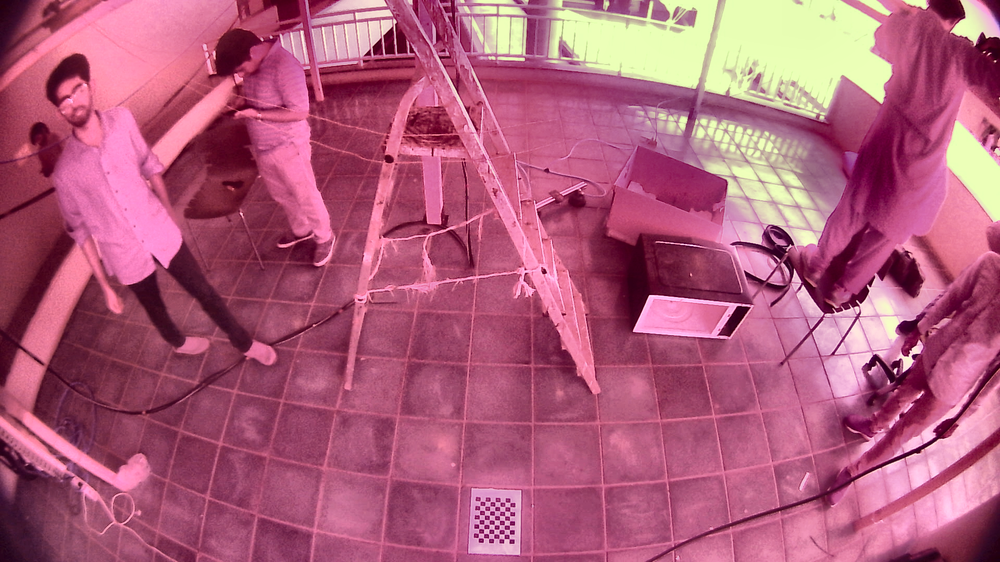
#> input picture gantry-pose-inference/calib-image.png, 1000 x 562 px, shrunk from 1920 x 1080 before the run
$ python camera-extrinsic-calib.py
#> lines starting #> are read from the running program, lines starting #| are printed output that depends on the picture
#!/usr/bin/env python3

"""
Camera Extrinsics Calibration Script

Purpose:
  Calibrate camera position and orientation relative to gantry frame
  using a checkerboard at a known location (origin).

Workflow:
  1. Load camera intrinsics (mtx, dist from .npz)
  2. Load image of checkerboard
  3. Detect checkerboard corners
  4. Run solvePnP to get camera pose relative to checkerboard
  5. Build and validate T_camera_to_gantry transformation matrix
  6. Save transformation matrix for runtime use

Ground Truth (for validation):
  - Camera position in gantry frame: (-0.020m, -0.285m, 1.855m)
  - Camera rotation: 45° tilt along X-axis
  - Checkerboard at origin: (0, 0, 0)
"""

import cv2
import numpy as np
import argparse
import sys
import os
from pathlib import Path


# ============================================================
# Checkerboard Detection
# ============================================================

def detect_checkerboard(image, checkerboard_size=(3, 5)):
    """
    Detect checkerboard corners in image.

    Args:
        image: Input image (BGR)
        checkerboard_size: (cols, rows) of inner corners = (3, 5) for 4×6 board

    Returns:
        corners: Detected corners (15,) numpy array or None
        gray: Grayscale image
    """
    gray = cv2.cvtColor(image, cv2.COLOR_BGR2GRAY)

    # Find checkerboard corners
    success, corners = cv2.findChessboardCorners(gray, checkerboard_size, None)

    if not success:
        return None, gray

    # Refine corners to sub-pixel accuracy
    criteria = (cv2.TERM_CRITERIA_EPS + cv2.TERM_CRITERIA_MAX_ITER, 30, 0.001)
    corners_refined = cv2.cornerSubPix(gray, corners, (11, 11), (-1, -1), criteria)

    return corners_refined, gray


# [272 lines left out: functions visualize_detection, build_checkerboard_object_points, calibrate_camera_extrinsics, build_transformation_matrix, invert_transformation, rotation_matrix_to_euler_degrees and 2 more, not called in this run]


# ============================================================
# Main Calibration Pipeline
# ============================================================

def run_calibration(
    image_path,
    calib_file,
    checkerboard_size=(3, 5),
    square_size_mm=40.0,
    ground_truth_camera_pos=None,
    output_dir=".",
):
    """
    Run complete calibration pipeline.

    Args:
        image_path: Path to checkerboard image
        calib_file: Path to camera calibration .npz file
        checkerboard_size: (cols, rows) of checkerboard inner corners = (3, 5) for 4×6 board
        square_size_mm: Size of each square in mm (default: 40.0)
        ground_truth_camera_pos: Tuple (x, y, z) for validation
        output_dir: Directory to save results
    """
#> called with image_path = 'calib-image.png', calib_file = 'camera_params_fisheye_aruko.npz', checkerboard_size = (3, 5), square_size_mm = 20, ground_truth_camera_pos = (-0.02, -0.285, 1.85), output_dir = '.'

    print("[INFO] Loading camera intrinsics...")
    if not os.path.exists(calib_file):
        print(f"[ERROR] Calibration file not found: {calib_file}")
        return False

    data = np.load(calib_file)
#> (reads gantry-pose-inference/camera_params_fisheye_aruko.npz from the repository)
    camera_matrix = data["mtx"]
    dist_coeffs = data["dist"]
    print(f"[INFO] Camera matrix shape: {camera_matrix.shape}")
    print(f"[INFO] Distortion coefficients shape: {dist_coeffs.shape}")

    print("\n[INFO] Loading image...")
    if not os.path.exists(image_path):
        print(f"[ERROR] Image not found: {image_path}")
        return False

    image = cv2.imread(image_path)
#> image is the input picture: shape (562, 1000, 3); mean B, G, R 121.6, 92.6, 176
    if image is None:
        print(f"[ERROR] Failed to load image: {image_path}")
        return False

    print(f"[INFO] Image size: {image.shape}")
#| [INFO] Image size: (562, 1000, 3)

    # DISPLAY RAW IMAGE FIRST
    print("\n[INFO] Displaying raw loaded image...")
    cv2.imshow("Raw Image - Press any key to continue", image)
    print("[INFO] Press any key to continue...")
    cv2.waitKey(0)
    cv2.destroyAllWindows()

    print("\n[INFO] Detecting checkerboard...")
    corners, gray = detect_checkerboard(image, checkerboard_size)
#> in detect_checkerboard, `gray = cv2.cvtColor(image, cv2.COLOR_BGR2GRAY)`:
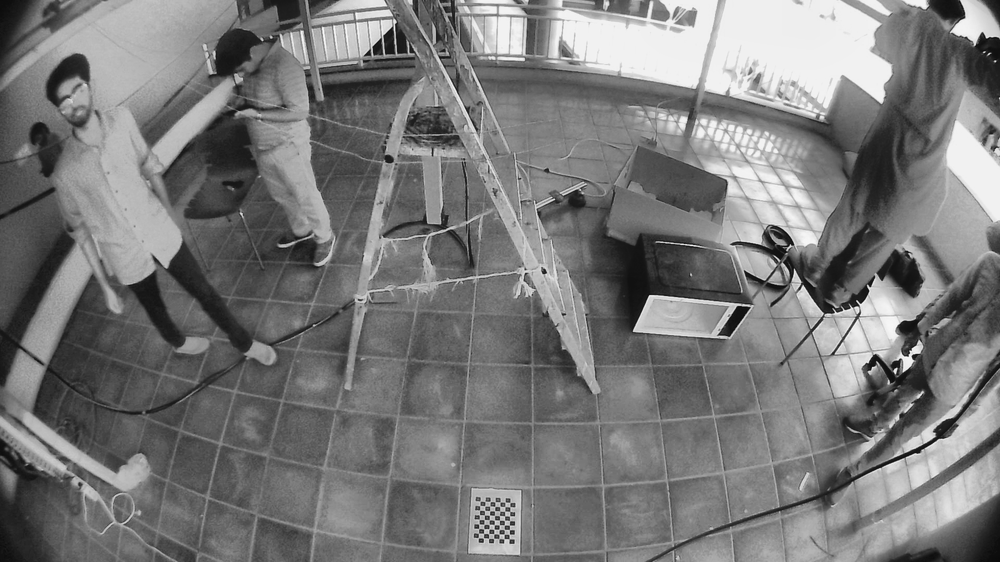
#> gray: shape (562, 1000); min 10, max 252, mean 120.8
#> in detect_checkerboard, `success, corners = cv2.findChessboardCorners(gray, checkerboard_size, ..`: success = False; corners = None

    if corners is None:
        print("[ERROR] Could not detect checkerboard. Check image quality.")
        return False

    print(f"[INFO] Detected {len(corners)} corners ✓")

    # VISUALIZE DETECTED CORNERS
    print("\n[INFO] Displaying detected checkerboard corners...")
    vis_corners = visualize_detection(image, corners, "Detected Checkerboard Corners")
    cv2.imshow("Detected Corners - Press any key to continue", vis_corners)
    print("[INFO] Press any key in the image window to continue...")
    cv2.waitKey(0)
    cv2.destroyAllWindows()

    print("\n[INFO] Building 3D object points...")
    object_points = build_checkerboard_object_points(square_size_mm)
    print(f"[INFO] Object points shape: {object_points.shape}")
    print(f"[INFO] Object points range:")
    print(f"       X: [{object_points[:, 0].min():.4f}, {object_points[:, 0].max():.4f}] m")
    print(f"       Y: [{object_points[:, 1].min():.4f}, {object_points[:, 1].max():.4f}] m")
    print(f"       Z: {object_points[0, 2]:.4f} m")

    print("\n[INFO] Running solvePnP...")
    rvec, tvec, success = calibrate_camera_extrinsics(
        corners, object_points, camera_matrix, dist_coeffs
    )

    if not success:
        print("[ERROR] solvePnP failed")
        return False

    print("[INFO] solvePnP successful ✓")

    print("\n[INFO] Validating calibration...")
    validation = validate_calibration(
        corners, object_points, rvec, tvec, camera_matrix, dist_coeffs
    )

    print_calibration_report(validation, ground_truth_camera_pos)

    print("\n[INFO] Building transformation matrix...")
    T_camera_to_gantry = build_transformation_matrix(rvec, tvec)
    print("[INFO] T_camera_to_gantry (camera → gantry frame):")
    print(T_camera_to_gantry)

    # Also compute the inverse (gantry → camera), useful for some operations
    T_gantry_to_camera = invert_transformation(T_camera_to_gantry)
    print("\n[INFO] T_gantry_to_camera (gantry → camera frame):")
    print(T_gantry_to_camera)

    print("\n[INFO] Saving results...")
    output_path = os.path.join(output_dir, "camera_extrinsics.npz")
    np.savez(
        output_path,
        T_camera_to_gantry=T_camera_to_gantry,
        T_gantry_to_camera=T_gantry_to_camera,
        rvec=rvec,
        tvec=tvec,
        camera_matrix=camera_matrix,
        dist_coeffs=dist_coeffs,
    )
    print(f"[SAVED] {output_path}")

    print("\n[INFO] Creating visualizations...")

    # Visualization 1: Detected corners
    vis_corners = visualize_detection(image, corners, "Detected Checkerboard Corners")
    vis_path = os.path.join(output_dir, "01_detected_corners.png")
    cv2.imwrite(vis_path, vis_corners)
    print(f"[SAVED] {vis_path}")

    # Visualization 2: Reprojection overlay
    vis_reprojection = image.copy()
    detected_pts = corners.reshape(-1, 2)
    proj_pts = validation["proj_points"]

    # Draw detected corners (green)
    for pt in detected_pts:
        cv2.circle(vis_reprojection, tuple(pt.astype(int)), 4, (0, 255, 0), -1)

    # Draw reprojected corners (red)
    for pt in proj_pts:
        cv2.circle(vis_reprojection, tuple(pt.astype(int)), 3, (0, 0, 255), -1)

    # Draw lines showing error
    for det, proj in zip(detected_pts, proj_pts):
        cv2.line(vis_reprojection, tuple(det.astype(int)), tuple(proj.astype(int)), (255, 0, 0), 1)

    cv2.putText(vis_reprojection,
                f"Green=Detected  Red=Reprojected  Mean Error: {validation['mean_reprojection_error_px']:.2f}px",
                (20, 40), cv2.FONT_HERSHEY_SIMPLEX, 0.7, (255, 255, 255), 2)

    vis_path = os.path.join(output_dir, "02_reprojection_overlay.png")
    cv2.imwrite(vis_path, vis_reprojection)
    print(f"[SAVED] {vis_path}")

    # Visualization 3: Side-by-side comparison
    h, w = image.shape[:2]
    comparison = np.hstack([vis_corners, vis_reprojection])
    vis_path = os.path.join(output_dir, "03_full_comparison.png")
    cv2.imwrite(vis_path, comparison)
    print(f"[SAVED] {vis_path}")

    print("\n" + "="*70)
    print("CALIBRATION COMPLETE ✓")
    print("="*70)
    print(f"\nNext steps:")
    print(f"1. Review the visualizations to verify corner detection")
    print(f"2. Check that reprojection error is < 1.0 pixel")
    print(f"3. Verify measured camera position matches ground truth")
    print(f"4. If satisfied, copy camera_extrinsics.npz to your project")
    print(f"5. Modify pose estimation script to use this transformation")

    return True


# ============================================================
# Entry Point
# ============================================================

if __name__ == "__main__":
    parser = argparse.ArgumentParser(
        description="Calibrate camera extrinsics relative to gantry using checkerboard"
    )

    parser.add_argument("--image", default="calib-image.png",
                       help="Path to checkerboard image (default: calib-image.png)")
    parser.add_argument("--calib", default="camera_params_fisheye_aruko.npz",
                       help="Path to camera calibration .npz file")
    parser.add_argument("--output", default=".",
                       help="Directory to save calibration results")

    # Ground truth for validation
    parser.add_argument("--gt-x", type=float, default=-0.020,
                       help="Ground truth camera X position (m)")
    parser.add_argument("--gt-y", type=float, default=-0.285,
                       help="Ground truth camera Y position (m)")
    parser.add_argument("--gt-z", type=float, default=1.855,
                       help="Ground truth camera Z position (m)")

    parser.add_argument("--square-size", type=float, default=20.0,
                       help="Size of each checkerboard square in mm (default: 20.0)")

    args = parser.parse_args()

    os.makedirs(args.output, exist_ok=True)

    success = run_calibration(
        image_path=args.image,
        calib_file=args.calib,
        square_size_mm=args.square_size,
        ground_truth_camera_pos=(args.gt_x, args.gt_y, args.gt_z),
        output_dir=args.output,
    )

#> (the run stopped early here; a loop or call above may not have finished)
